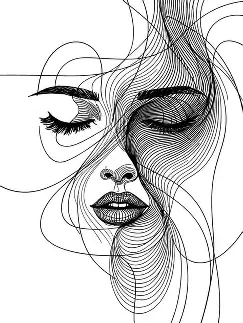
#> input picture photos/face 2.webp, 243 x 323 px
$ python -i vectorizer.py   (imports and definitions only)
#> lines starting #> are read from the running program, lines starting #| are printed output that depends on the picture; after the words box and inside, x2 and y2 are one past the last pixel; in counts of white or black regions, pixels touching at a corner belong together
#> further down, picture is the input picture: shape (323, 243, 3); mean B, G, R 212.4, 212.4, 212.4
### entity_model.py
"""
entity_model.py — Shared entity schema for all CNC modules.

Every module (preview_engine, interactive_editor, panel_decomposition,
vectorizer, dxf export) uses the same dict structure.  Extra keys are
always allowed — consumers must tolerate unknown keys.

Required keys
-------------
  type   : 'line' | 'circle' | 'polyline'
  layer  : str  (e.g. 'CUT', 'HOLES', 'FOLDS', 'RELIEF', 'TEMPLATE', …)
  id     : str  — stable identity (uuid hex); stamped by ensure_ids / ensure_schema

Type-specific geometry keys
---------------------------
  line     : start (x,y)  end (x,y)
  circle   : center (x,y)  radius float
  polyline : points [(x,y), …]  closed bool (optional, default False)

Optional metadata keys (never required by geometry code)
---------------------------------------------------------
  label      : str  — human name shown in UI
  source     : str  — 'generator' | 'panel' | 'image' | 'manual'
  selectable : bool — defaults True when absent
  locked     : bool — reserved for future UI lock; defaults False when absent

All geometry coordinates are stored as tuples of float.  normalize() coerces
list/array coords to tuples so transform functions always receive clean data.

Factory functions return minimal valid dicts; callers may add extra keys.
"""

import copy
import math
import uuid
from typing import Dict, List, Optional, Tuple


# ── Canonical layer names (mirrors LayerManager) ─────────────────────────────

LAYER_CUT        = 'CUT'
LAYER_HOLES      = 'HOLES'
LAYER_SLOTS      = 'SLOTS'
LAYER_FOLDS      = 'FOLDS'
LAYER_GROOVE     = 'GROOVE'
LAYER_TEMPLATE   = 'TEMPLATE'
LAYER_DIMENSIONS = 'DIMENSIONS'
LAYER_PATTERN    = 'PATTERN'
LAYER_RELIEF     = 'RELIEF'

# Canonical source tags
SOURCE_GENERATOR = 'generator'
SOURCE_PANEL     = 'panel'
SOURCE_IMAGE     = 'image'
SOURCE_MANUAL    = 'manual'


# ── Factory functions ─────────────────────────────────────────────────────────

# [38 lines left out: functions make_line, make_circle, not called in this run]


def make_polyline(
    points: List[Tuple[float, float]],
    layer:  str = LAYER_CUT,
    *,
    closed: bool = False,
    label:  str  = '',
    source: str  = '',
) -> Dict:
    e = {
        'type':   'polyline',
        'layer':  layer,
        'id':     uuid.uuid4().hex[:12],
        'points': [(float(p[0]), float(p[1])) for p in points],
    }
    if closed: e['closed'] = True
    if label:  e['label']  = label
    if source: e['source'] = source
    return e


# ── Schema helpers ────────────────────────────────────────────────────────────

# [48 lines left out: functions ensure_ids, ensure_schema, normalize, not called in this run]


def is_selectable(entity: Dict) -> bool:
    return entity.get('selectable', True) and not entity.get('locked', False)


# ── Deep clone ────────────────────────────────────────────────────────────────

# [17 lines left out: functions clone, clone_with_offset, not called in this run]


# ── Geometry transforms (in-place) ───────────────────────────────────────────

def translate(entity: Dict, dx: float, dy: float) -> None:
    """Translate entity in-place."""
    _translate(entity, dx, dy)


# [166 lines left out: functions rotate, _translate, bounding_box, centroid, entities_to_dxf, validate, not called in this run]


def is_valid(entity: Dict) -> bool:
    """Return True if entity passes validation."""
    return len(validate(entity)) == 0

### vectorizer.py
"""
vectorizer.py — Image → preview_engine entity pipeline.

Pure functions. No GUI state, no side effects. Caller is responsible for I/O.

Pipeline
--------
  load/normalise → denoise → edge detect → find contours →
  filter by area → simplify (Douglas-Peucker) → convert to entity dicts

Entry points
------------
  vectorize(image, ...)            → List[Dict]  (preview_engine format)
  vectorize_to_dxf(image, path)    → int  (entity count)

Dependencies: opencv-python, numpy (optional — raises ImportError if absent)
"""

from typing import Dict, List, Optional, Tuple, Union
import math
import entity_model as em


# ── Public API ────────────────────────────────────────────────────────────────

def vectorize(
    image,                              # file path str, OR numpy/cv2 array
    threshold1:        float = 50.0,    # Canny lower threshold
    threshold2:        float = 150.0,   # Canny upper threshold
    min_contour_area:  float = 100.0,   # minimum area in pixels² to keep
    epsilon_factor:    float = 0.01,    # D-P tolerance as fraction of perimeter
    scale_px_to_mm:    float = 1.0,     # pixels → mm scale factor
    blur_kernel:       int   = 3,       # Gaussian blur kernel size (odd)
    max_entities:      int   = 2000,    # safety cap on output entities
) -> List[Dict]:
    """
    Convert an image to a list of preview_engine entity dicts (polylines on CUT layer).

    Parameters
    ----------
    image           : file path (str) or numpy ndarray (BGR or grayscale)
    threshold1/2    : Canny edge detection thresholds
    min_contour_area: contours smaller than this (px²) are discarded
    epsilon_factor  : Douglas-Peucker simplification (fraction of perimeter)
    scale_px_to_mm  : multiply pixel coords by this to get mm
    blur_kernel     : Gaussian pre-blur kernel size (forced odd)
    max_entities    : hard cap on number of output entities

    Returns
    -------
    List of {'type': 'polyline', 'points': [...], 'layer': 'CUT'} dicts.
    """
#> called with threshold1 = 50, threshold2 = 150, min_contour_area = 100, epsilon_factor = 0.01, scale_px_to_mm = 1, blur_kernel = 3, max_entities = 2000
    cv2, np = _require_cv()

    # ── 1. Load / normalise ─────────────────────────────────────────────────
    gray = _to_gray(image, cv2, np)
    h_px, w_px = gray.shape
#> h_px = 323; w_px = 243

    # ── 2. Denoise ──────────────────────────────────────────────────────────
    k = blur_kernel | 1       # ensure odd
    blurred = cv2.GaussianBlur(gray, (k, k), 0)
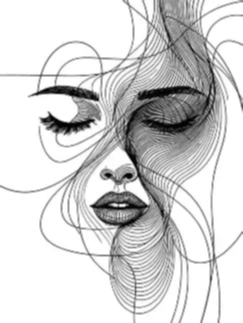
#> blurred: shape (323, 243); min 1, max 255, mean 212.4

    # ── 3. Edge detection ───────────────────────────────────────────────────
    edges = cv2.Canny(blurred, threshold1, threshold2)
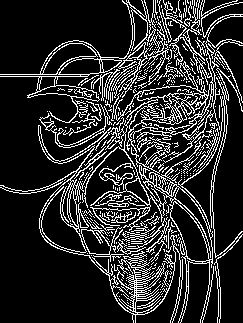
#> edges: shape (323, 243); 17.4% white in thin lines or dots

    # ── 4. Find contours ────────────────────────────────────────────────────
    contours, _ = cv2.findContours(edges, cv2.RETR_LIST, cv2.CHAIN_APPROX_NONE)
#> contours = 518 contours, 451 with area under 20; largest, box (x1, y1, x2, y2) and area: (84, 0, 223, 323) 3949, (0, 0, 170, 123) 2732, (0, 104, 181, 323) 1172, (170, 201, 210, 262) 1114, (42, 43, 97, 75) 721

    # ── 5. Simplify, filter, convert ────────────────────────────────────────
    entities: List[Dict] = []
    for contour in contours:
        if cv2.contourArea(contour) < min_contour_area:
            continue

        perimeter = cv2.arcLength(contour, closed=False)
        epsilon   = epsilon_factor * max(perimeter, 1.0)
        simplified = cv2.approxPolyDP(contour, epsilon, closed=False)

        # Pixel → world (mm), flip Y so origin is bottom-left
        pts: List[Tuple[float, float]] = [
            (float(pt[0][0]) * scale_px_to_mm,
             (h_px - float(pt[0][1])) * scale_px_to_mm)
            for pt in simplified
        ]

        if len(pts) >= 2:
            entities.append(em.make_polyline(pts, layer=em.LAYER_CUT, source=em.SOURCE_IMAGE))
            if len(entities) >= max_entities:
                break
#> this loop made 518 passes
#> contour on passes 2 to 4: [[130, 304]], [[130, 302]], [[127, 302], [128, 303]]
#> after the loop, entities = 21 items

    return entities


# [40 lines left out: function detect_circles, not called in this run]


def vectorize_combined(
    image,
    detect_lines_only: bool = True,
    detect_circles_also: bool = False,
    **kwargs,
) -> List[Dict]:
    """
    Convenience: run vectorize() and optionally detect_circles().
    Returns combined entity list.
    """
    entities = vectorize(image, **{k: v for k, v in kwargs.items()
                                   if k in vectorize.__code__.co_varnames})
#> entities = 21 items
    if detect_circles_also:
        scale = kwargs.get('scale_px_to_mm', 1.0)
        entities += detect_circles(image, scale_px_to_mm=scale)
    return entities


# [29 lines left out: function vectorize_to_dxf, not called in this run]


# ── Internal helpers ──────────────────────────────────────────────────────────

def _require_cv():
    """Import cv2 + numpy or raise a clear ImportError."""
    try:
        import cv2
        import numpy as np
        return cv2, np
    except ImportError:
        raise ImportError(
            "vectorizer requires opencv-python and numpy.\n"
            "Install with:  pip install opencv-python numpy"
        )


def _to_gray(image, cv2, np):
    """Load or convert image to grayscale numpy array."""
    if isinstance(image, str):
        img = cv2.imread(image)
        if img is None:
            raise ValueError(f"Could not load image: {image!r}")
    else:
        img = np.array(image)

    if img.ndim == 3 and img.shape[2] == 3:
        return cv2.cvtColor(img, cv2.COLOR_BGR2GRAY)
    if img.ndim == 3 and img.shape[2] == 4:
        return cv2.cvtColor(img, cv2.COLOR_BGRA2GRAY)
    if img.ndim == 2:
        return img.astype('uint8')
    raise ValueError(f"Unsupported image shape: {img.shape}")


# ── Scale estimation ──────────────────────────────────────────────────────────

# [8 lines left out: function estimate_scale, not called in this run]

>>> import cv2
>>> picture = cv2.imread('photos/face 2.webp')
>>> result = vectorize_combined(picture)
#> result = 21 items

$ run again, on photos/face 4.webp
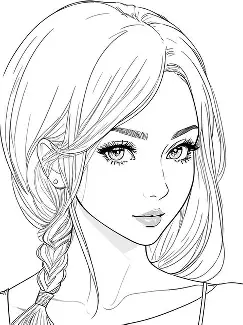
#> input picture photos/face 4.webp, 243 x 325 px
#> picture is the input picture: shape (325, 243, 3); mean B, G, R 235.7, 235.7, 235.7
#> in vectorize, `blurred = cv2.GaussianBlur(gray, (k, k), 0)`:
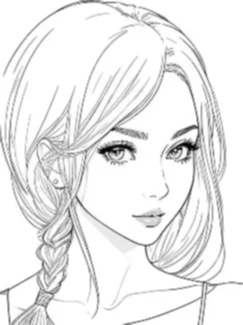
#> blurred: shape (325, 243); min 2, max 255, mean 235.7
#> in vectorize, `edges = cv2.Canny(blurred, threshold1, threshold2)`:
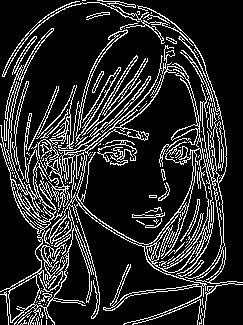
#> edges: shape (325, 243); 16.1% white in thin lines or dots
#> contours = 302 contours, 237 with area under 20; largest, box (x1, y1, x2, y2) and area: (0, 45, 214, 325) 4424, (8, 275, 40, 323) 781, (17, 188, 57, 222) 500, (33, 258, 69, 308) 406, (11, 179, 51, 234) 378
#> the loop in vectorize, `for contour in contours:` made 302 passes
#> contour on passes 1 to 3: [[52, 324]], [[39, 322], [39, 323], [39, 324], [39, 323]], [[35, 322], [35, 323], [35, 324], [35, 323]]
#> after the loop in vectorize, `for contour in contours:`: entities = 21 items

$ run again, on photos/face simple.webp
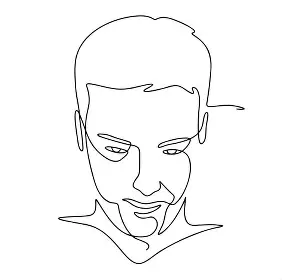
#> input picture photos/face simple.webp, 282 x 280 px
#> picture is the input picture: shape (280, 282, 3); mean B, G, R 248, 248, 248
#> in vectorize, `blurred = cv2.GaussianBlur(gray, (k, k), 0)`:
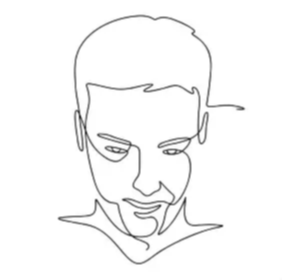
#> blurred: shape (280, 282); min 56, max 255, mean 248
#> in vectorize, `edges = cv2.Canny(blurred, threshold1, threshold2)`:
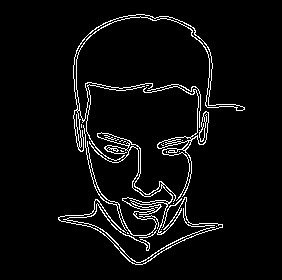
#> edges: shape (280, 282); 4.8% white in thin lines or dots, all inside (x1, y1, x2, y2) = (58, 14, 245, 265)
#> contours = 43 contours, 29 with area under 20; largest, box (x1, y1, x2, y2) and area: (73, 14, 245, 152) 979, (87, 132, 182, 236) 743, (73, 14, 245, 111) 730, (143, 86, 209, 201) 360, (126, 142, 163, 197) 206
#> the loop in vectorize, `for contour in contours:` made 43 passes
#> contour on passes 2, 4, 5, 9, 14, 15, 17, 20: [[127, 232], [127, 233], [128, 233]], [[161, 229]], [[216, 226]], [[173, 203]], [[161, 184], [162, 183], [163, 184], [162, 185]], [[179, 151]], [[166, 151], [166, 152]], [[161, 144], [162, 145], [163, 145], [162, 145]]
#> after the loop in vectorize, `for contour in contours:`: entities = 8 items
